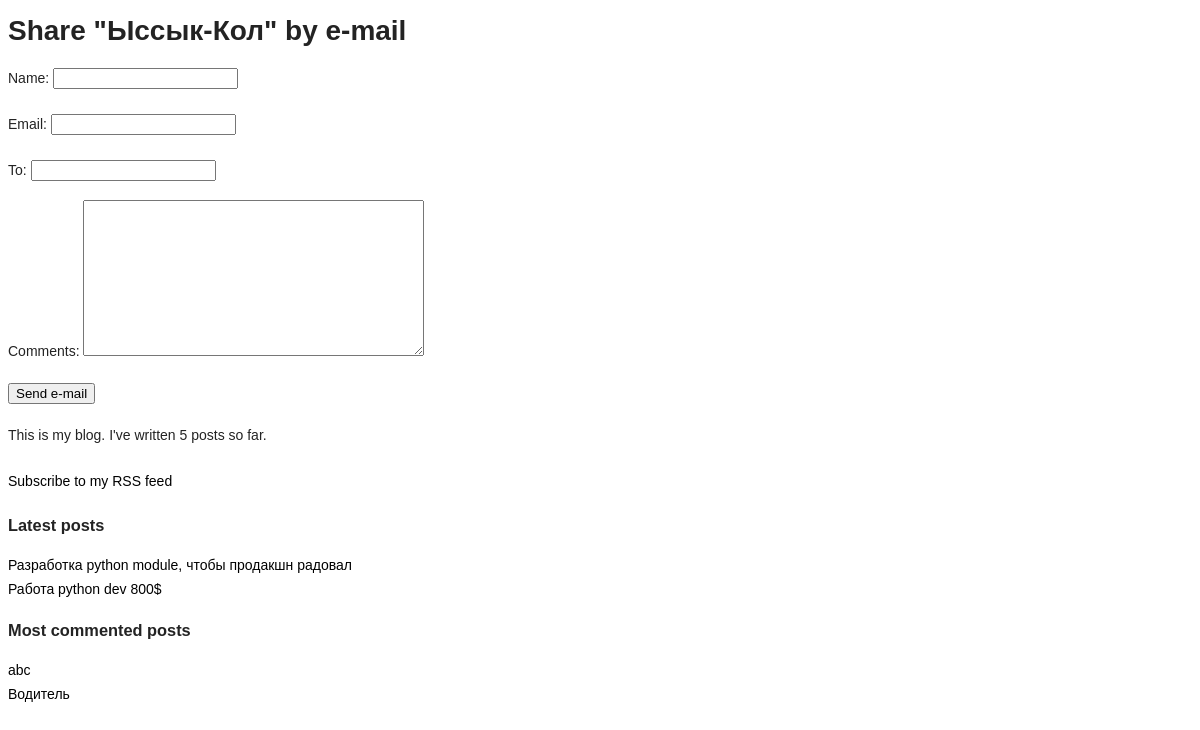
The app's page /blog/3/share/, older data.
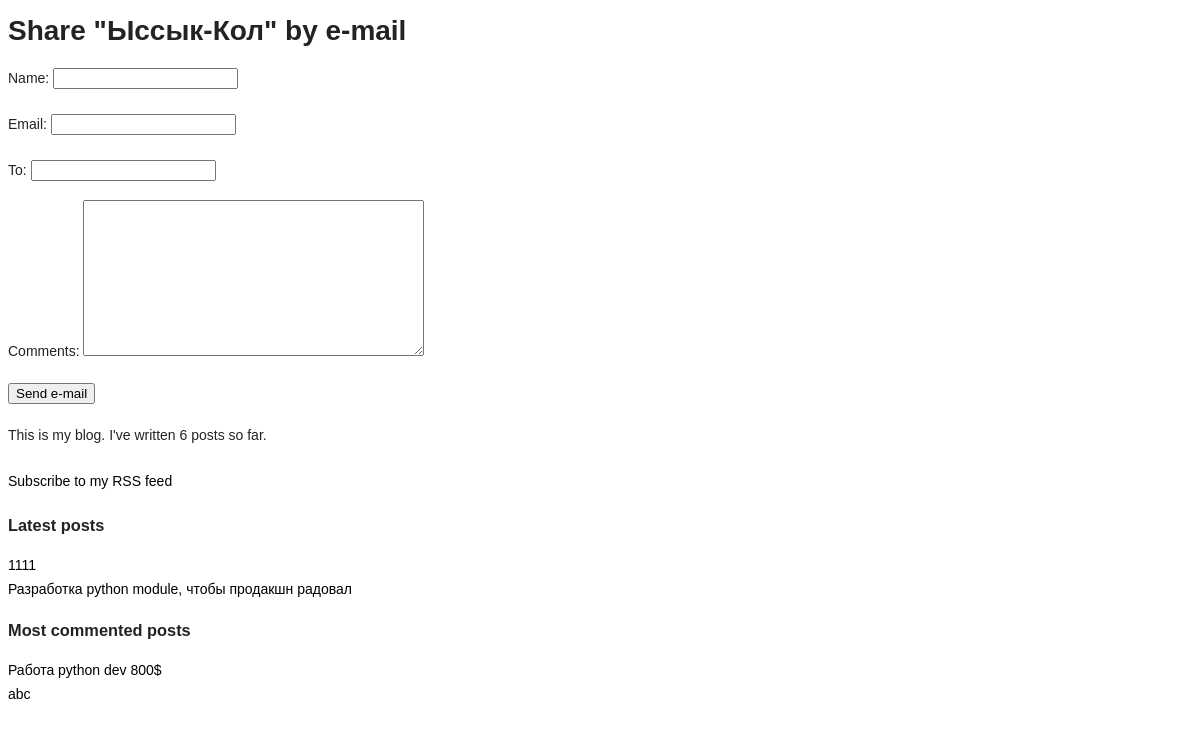
The same page, newer data.
### blog/models.py (models this page shows, shortened)
class Post(models.Model):
    STATUS_CHOICES = (
        ('draft', 'Draft'),
        ('published', 'Published'),
        )
    title = models.CharField(max_length=250)
    slug = models.SlugField(max_length=250,unique_for_date='publish')
    author = models.ForeignKey(User,on_delete=models.CASCADE,
    related_name='blog_posts')
    body = models.TextField()
    publish = models.DateTimeField(default=timezone.now)
    created = models.DateTimeField(auto_now_add=True)
    updated = models.DateTimeField(auto_now=True)
    status = models.CharField(max_length=10,choices=STATUS_CHOICES,default='draft')
    objects = models.Manager() # Менеджер по умолчанию.
    published = PublishedManager() # Наш новый менеджер.
    tags = TaggableManager()
    def get_absolute_url(self):
        return reverse('blog:post_detail', args=[self.publish.year, self.publish.month, self.publish.day, self.slug])
    class Meta:
        ordering = ('-publish',)

### blog/views.py (the view)
# urls.py: path('<int:post_id>/share/', views.post_share, name='post_share'),
def post_share(request, post_id):
    post = get_object_or_404(Post, id=post_id,status='published')
    sent = False
    if request.method == 'POST':
        form = EmailPostForm(request.POST)
        if form.is_valid():
            cd = form.cleaned_data
        post_url = request.build_absolute_uri(post.get_absolute_url())
        subject = '{} ({}) recommends you reading "{}"'.format(cd['name'], cd['email'], post.title)
        message = 'Read "{}" at {}\n\n{}\'s comments: {}'.format(post.title, post_url, cd['name'], cd['comments'])
        send_mail(subject, message, 'vihndsm@gmail.com', [cd['to']])
        sent = True
    else:
        form = EmailPostForm()
    return render(request, 'blog/post/share.html', {'post': post, 'form': form, 'sent': sent})

### blog/forms.py
class EmailPostForm(forms.Form):
    name = forms.CharField(max_length=25)
    email = forms.EmailField()
    to = forms.EmailField()
    comments = forms.CharField(required=False,widget=forms.Textarea)

### blog/models.py (called while the page is built)
    def get_queryset(self):
        return super().get_queryset().filter(status='published')

### blog/templatetags/blog_tags.py (called while the page is built)
@register.simple_tag
def get_most_commented_posts(count=2):
    return Post.published.annotate(total_comments=Count('comments')) .order_by('-total_comments')[:count]

@register.simple_tag
def total_posts():
    return Post.published.count()

@register.inclusion_tag('blog/post/latest_posts.html')
def show_latest_posts(count=5):
    latest_posts = Post.published.order_by('-publish')[:count]
    return {'latest_posts': latest_posts}

### blog/templates/blog/post/share.html (shortened to what this page needs)
{% extends "blog/base.html" %}
{% block content %}
    {% if sent %}
        <h1>E-mail successfully sent</h1>
        <p>"{{ post.title }}" was successfully sent to {{ form.cleaned_data.to }}.</p>
    {% else %}
        <h1>Share "{{ post.title }}" by e-mail</h1>
        <form action="." method="post">
            {{ form.as_p }}
            <input type="submit" value="Send e-mail">
        </form>
    {% endif %}
{% endblock %}

### blog/templates/blog/base.html (shortened to what this page needs)
{% load blog_tags %}
{% load static %}
<!DOCTYPE html>
<html>
<head>
    <link href="{% static 'css/blog.css' %}" rel="stylesheet">
</head>
<body>
    <div id="content">
        {% block content %}{% endblock %}
    </div>
    <div id="sidebar">
    <p>This is my blog. I've written {% total_posts %} posts so far.</p>
    <p><a href="{% url "blog:post_feed" %}">Subscribe to my RSS feed</a></p>
    <h3>Latest posts</h3>
    {% show_latest_posts 2 %}
    <h3>Most commented posts</h3>
    {% get_most_commented_posts as most_commented_posts %}
    <ul>
        {% for post in most_commented_posts %}
            <li><a href="{{ post.get_absolute_url }}">{{ post.title }}</a></li>
        {% endfor %}
    </ul>
    </div>
</body>
</html>

### blog/templates/blog/post/latest_posts.html
<ul>
    {% for post in latest_posts %}
        <li><a href="{{ post.get_absolute_url }}">{{ post.title }}</a></li>
    {% endfor %}
</ul>

Row changes from the older to the newer data that the page shows:
no longer on this page (row edited): Post: title "Водитель", shown under "Most commented posts"
added Post: title "1111", shown under "Latest posts"
shown differently, row unchanged: Post "Работа python dev 800$": moves from the list under "Latest posts" to the list under "Most commented posts"
Text that changed along with them:
text no longer shown: "5"
text now shown: "6"
